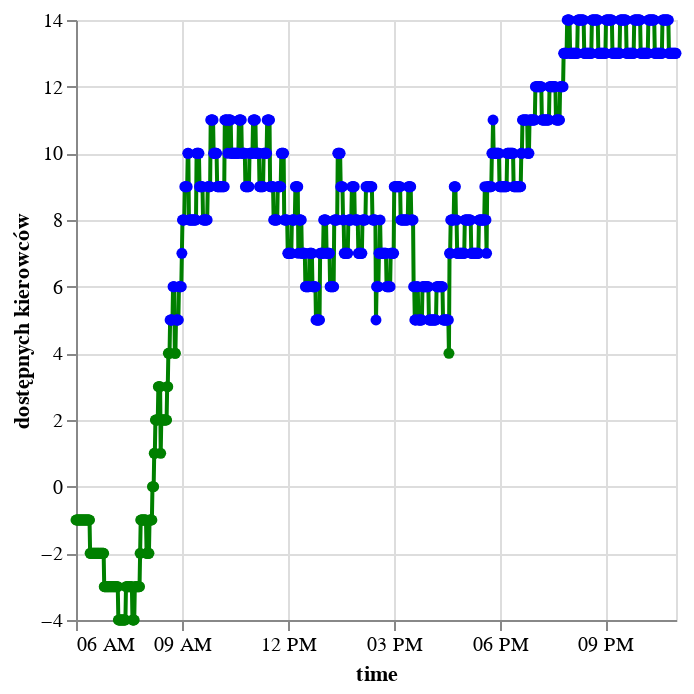

Write notebook code for a chart like this one.
### Code cell
chart = alt.Chart(df_graph_rozklad).mark_line(point=True).encode(
    x='time:T',
    y='dostępnych kierowców:Q',
    color=alt.condition(
        alt.datum['dostępnych kierowców']< 5,  # Проверяем, меньше ли значение 0
        alt.value('green'),       # Если да, то красный цвет
        alt.value('blue')       # Иначе, синий цвет
    )
)

chart

### Figure 1 — Vega-Lite specification as saved in the notebook (floating-point values rounded to 4 significant figures; data arrays with more than 128 entries replaced by an {"elided": "..."} marker saying what was removed)
{"config": {"view": {"continuousWidth": 300, "continuousHeight": 300}}, "data": {"name": "data-87550461371913a41b7e900ed27cf1b4"}, "mark": {"type": "line", "point": true}, "encoding": {"color": {"condition": {"test": "(datum['dostępnych kierowców'] < 5)", "value": "green"}, "value": "blue"}, "x": {"field": "time", "type": "temporal"}, "y": {"field": "dostępnych kierowców", "type": "quantitative"}}, "$schema": "https://vega.github.io/schema/vega-lite/v5.20.1.json", "datasets": {"data-87550461371913a41b7e900ed27cf1b4": {"elided": "1021 records"}}}
